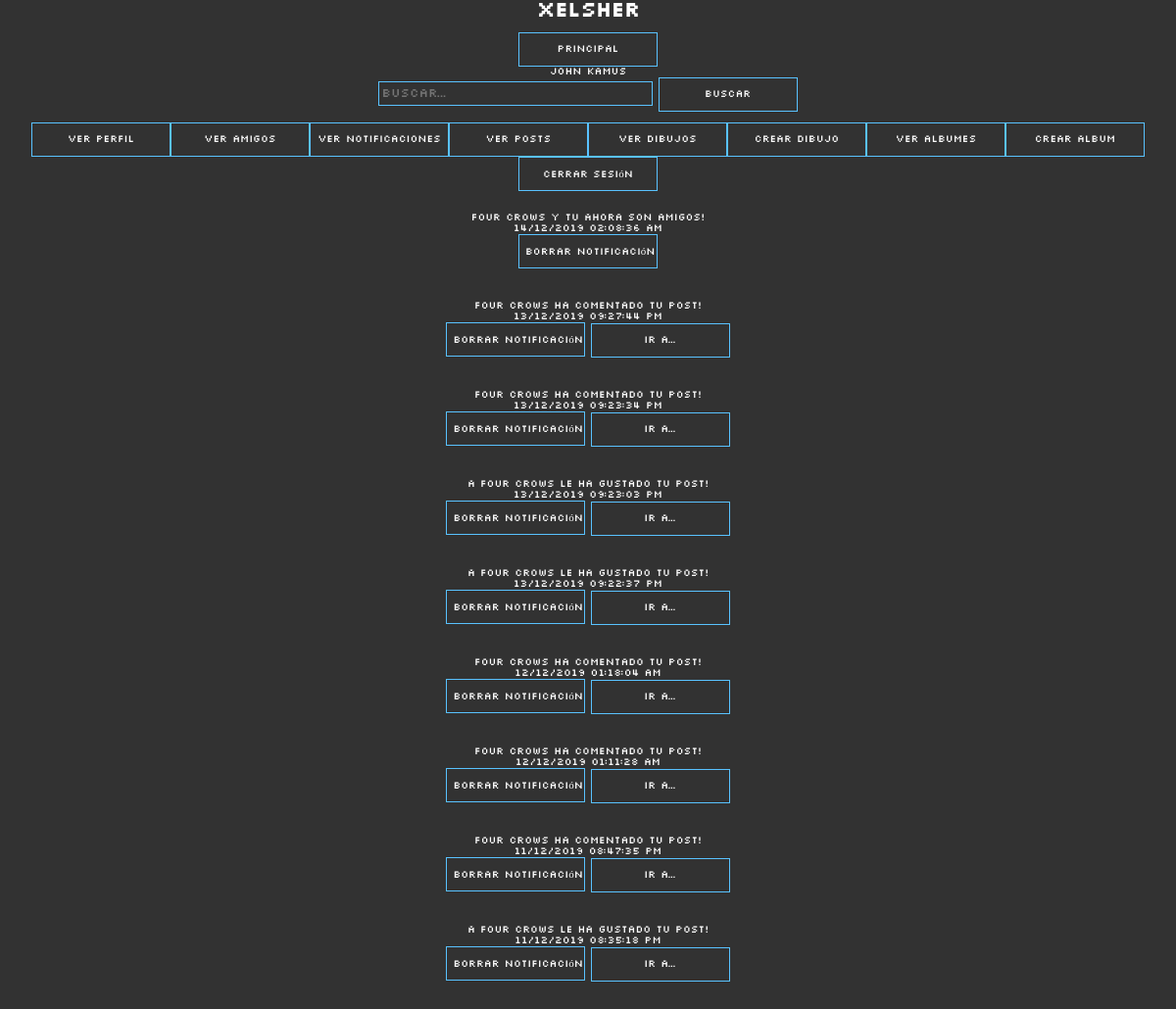
Page /Principal/verNotificaciones.php (signed in) on the committed database.
### tables this page shows
CREATE TABLE `notificacion` (
  `id_notificacion` int(11) NOT NULL,
  `id_usuario` int(11) NOT NULL,
  `descripcion` varchar(200) NOT NULL,
  `id_post` int(11) DEFAULT NULL,
  `fecha` datetime DEFAULT NULL,
  `activo` tinyint(1) NOT NULL DEFAULT 1
);

### Principal/verNotificaciones.php (the view, shortened to what this page needs)
<?php
    include_once "../db.php";
?>
<html>
    <head>
        <link rel="stylesheet" type="text/css" href="../css/style.css">
    </head>
    <body>
        <div class="wrapper">
            <div id="encabezado">
                <?php
                    include "../encabezado.php";
                ?>
            </div>
            <br>
            <br>
            <div id="cuerpo">
                <form action="#" method="POST">
                <?php
                    $conexion = mysqli_connect($HOST, $USER, $PASSWORD, $DB);
                    $id = $_SESSION["id"];
                    $sql = "SELECT * FROM notificacion WHERE id_usuario = $id AND activo = 1 ORDER BY fecha DESC";
                    $query = mysqli_query($conexion, $sql);
                    if(!$query) {
                        echo "Hubo un fallo en la consulta: " . mysqli_error($conexion);
                    } else {
                        $rowcount = mysqli_num_rows($query);
                        if($rowcount > 0) {
                            while($notificacion = mysqli_fetch_array($query)) {
                                $id_notificacion = $notificacion["id_notificacion"];
                                $descripcion = $notificacion["descripcion"];
                                $id_post_notificacion = $notificacion["id_post"];
                                $fecha = $notificacion["fecha"];
                                $fecha_formateada = strtotime($fecha);
                                $fecha_formateada = date("d/m/Y   h:i:s A", $fecha_formateada);
                                if( is_null($id_post_notificacion) ) {
                                    echo "<div class='notificacion'>
                                    $descripcion <br>
                                    $fecha_formateada <br>
                                    <input type='submit' name='$id_notificacion' value='Borrar notificación' class='boton'
                                    onmouseenter='cambiarOculto(this.name, false)' onmouseout=''>";
                                } else {
                                    echo "<div class='notificacion'>
                                    $descripcion <br>
                                    $fecha_formateada <br>
                                    <input type='submit' name='$id_notificacion' value='Borrar notificación' class='boton'
                                    onmouseenter='cambiarOculto(this.name, false)' onmouseout=''>
                                    <input type='submit' name='$id_post_notificacion' value='Ir a...' class='boton'
                                    onmouseenter='cambiarOculto(this.name, true)' onmouseout=''>";
                                }
                                echo "</div>";
                                echo "<br><br><br>";
                            }
                        } else {
                            echo "Aun no ha recibido notificaciones";
                        }
                    }
                ?>
                </form>
            </div>
        </div>
    </body>
</html>

### css/style.css (style rules this page uses)
#encabezado { align-content: center; text-align: center; }
.boton { background: none; color: #FFFFFF; width: 142px; height: 35px; border: 1px solid #59c2ff; font-family: pixeles; font-size: 11px; transition: .6s; overflow: hidden; }
html, body { height: 100%; }
body { margin: 0px; padding: 0px; background: #323232; font-family: pixeles; font-size: 11px; font-weight: 300; color: #FFFFFF; text-align: center; }

### rows in the picture
notificacion: descripcion "Four Crows y tu ahora son amigos!", fecha "14/12/2019 02:08:36 AM"
notificacion: descripcion "Four Crows ha comentado tu post!", fecha "13/12/2019 09:27:44 PM"
notificacion: descripcion "Four Crows ha comentado tu post!", fecha "13/12/2019 09:23:34 PM"
notificacion: descripcion "A Four Crows le ha gustado tu post!", fecha "13/12/2019 09:23:03 PM"
notificacion: descripcion "A Four Crows le ha gustado tu post!", fecha "13/12/2019 09:22:37 PM"
notificacion: descripcion "Four Crows ha comentado tu post!", fecha "12/12/2019 01:18:04 AM"
notificacion: descripcion "Four Crows ha comentado tu post!", fecha "12/12/2019 01:11:28 AM"
notificacion: descripcion "Four Crows ha comentado tu post!", fecha "11/12/2019 08:47:35 PM"
notificacion: descripcion "A Four Crows le ha gustado tu post!", fecha "11/12/2019 08:35:18 PM"

### other values in the picture
$_SESSION["usuario"] "John Kamus"
